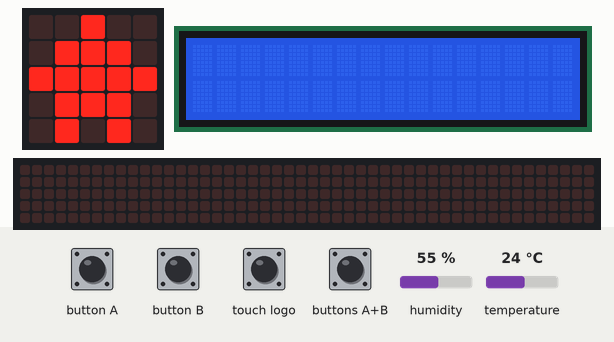
The program below on a simulated BBC micro:bit (MakeCode). Shown: the board's 5×5 LED display, 16×2 character LCD, a strip that is not on the board, showing the scrolling text unrolled. The inputs (shaded band) are chosen by the test bench; at power-on: humidity 55 %, temperature 24 °C. The 48×5 strip is a reading aid, not a part: it shows the text the display is scrolling, unrolled, one strip-width of it at a time.

Above: at 0.7 s.
At 3.2 s:
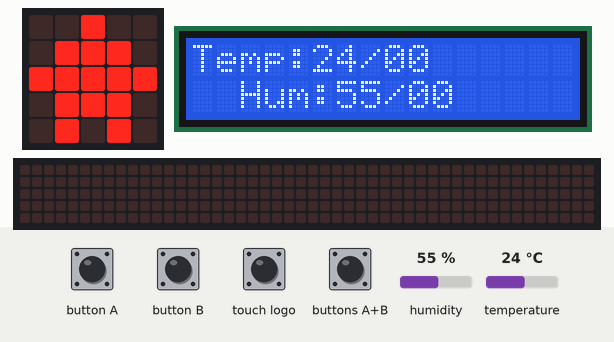
3.3 s: button A pressed for 0.15 s
At 3.52 s:
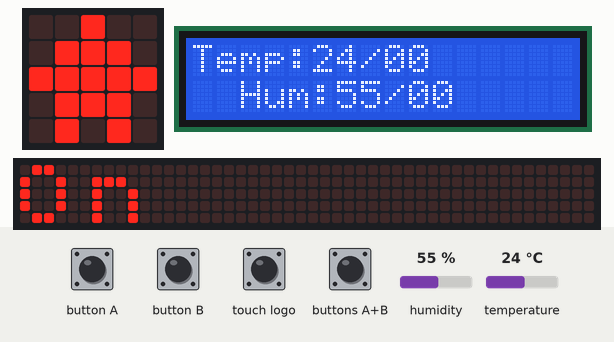
At 3.97 s:
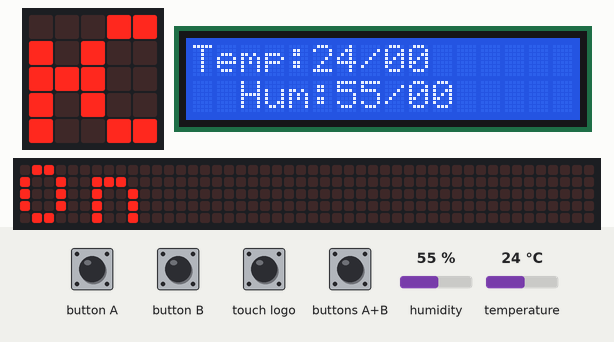
4.0 s: touch logo pressed for 0.15 s
4.7 s: button B pressed for 0.15 s
5.4 s: buttons A+B pressed for 0.15 s
6.1 s: button A pressed for 0.15 s
At 6.6 s:
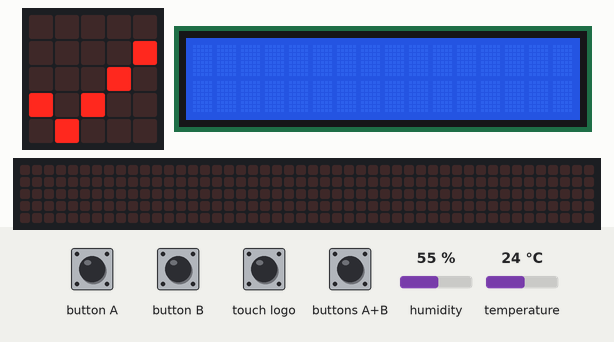
6.8 s: touch logo pressed for 1 s
Timing chart, 0 to 9.8 s (numbered marks = the images above; inputs shaded):
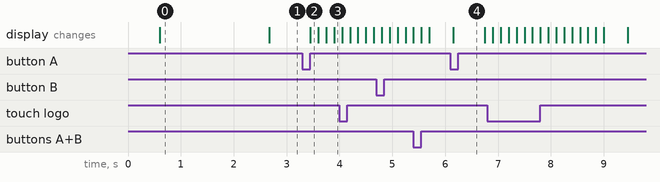

The program:

main.ts
```typescript
input.onGesture(Gesture.TiltLeft, function () {
    basic.showLeds(`
        # # # . .
        # # # . .
        # # # . .
        # # # . .
        # # # . .
        `)
})
input.onLogoEvent(TouchButtonEvent.Touched, function () {
    basic.showString("All Off")
    I2C_LCD1602.clear()
    I2C_LCD1602.BacklightOff()
    I2C_LCD1602.off()
    basic.showIcon(IconNames.Yes)
})
input.onGesture(Gesture.LogoDown, function () {
    basic.showLeds(`
        # # # # #
        # # # # #
        # # # # #
        . . . . .
        . . . . .
        `)
})
input.onButtonPressed(Button.A, function () {
    basic.showString("On")
    I2C_LCD1602.clear()
    I2C_LCD1602.on()
    basic.showIcon(IconNames.Yes)
})
input.onGesture(Gesture.LogoUp, function () {
    basic.showLeds(`
        . . . . .
        . . . . .
        # # # # #
        # # # # #
        # # # # #
        `)
})
input.onButtonPressed(Button.AB, function () {
    basic.showString("All ON")
    I2C_LCD1602.clear()
    I2C_LCD1602.BacklightOn()
    I2C_LCD1602.on()
    basic.showIcon(IconNames.Yes)
})
function TH () {
    dht11_dht22.queryData(
    DHTtype.DHT11,
    DigitalPin.P1,
    true,
    false,
    true
    )
    I2C_LCD1602.ShowString("Temp:" + ("" + dht11_dht22.readData(dataType.temperature) + "/00"), 0, 0)
    I2C_LCD1602.ShowString("Hum:" + ("" + dht11_dht22.readData(dataType.humidity)) + "/00", 2, 1)
}
input.onButtonPressed(Button.B, function () {
    basic.showString("On")
    I2C_LCD1602.clear()
    I2C_LCD1602.BacklightOn()
    basic.showIcon(IconNames.Yes)
})
input.onGesture(Gesture.TiltRight, function () {
    basic.showLeds(`
        . . # # #
        . . # # #
        . . # # #
        . . # # #
        . . # # #
        `)
})
let red = 0
basic.showIcon(IconNames.House)
I2C_LCD1602.LcdInit(0)
basic.forever(function () {
    if (dht11_dht22.readDataSuccessful()) {
        basic.pause(10000)
        TH()
    } else {
        TH()
    }
})
basic.forever(function () {
    red = 0
    for (let index = 0; index < 60; index++) {

    }
})
```

test.ts
```typescript
// 在此处测试；当此软件包作为插件使用时，将不会编译此软件包。
```

Measured:
- after the input at 3.3 s, the display: changes after 0.15 s (image 2)
- what the display in image 0 shows lasts 2.1 s, from 0.6 s to 2.7 s
